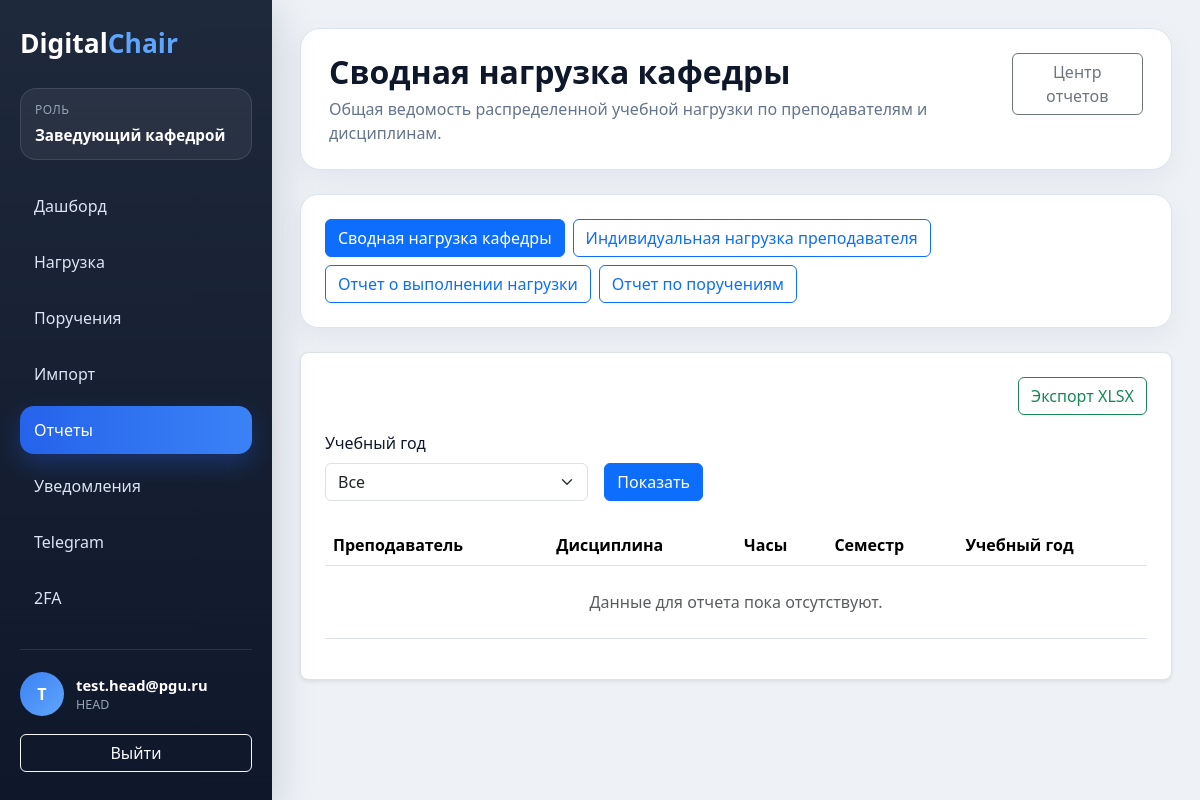
/reports/workload-summary/ (signed in), run on an earlier commit of the app's database.
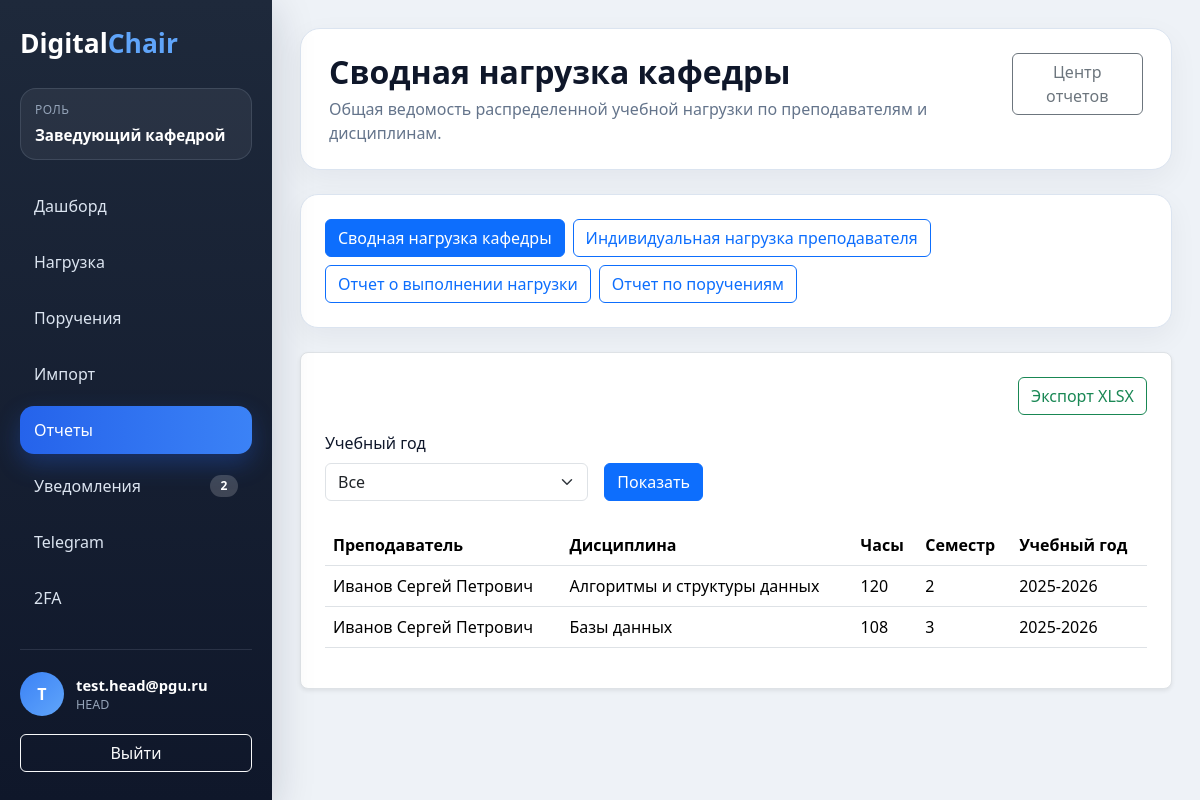
And on a later commit of the database.
### apps/workload/models.py (models this page shows, shortened)
class WorkloadAssignment(models.Model):
    plan = models.ForeignKey(
        WorkloadPlan,
        on_delete=models.CASCADE,
        related_name='assignments',
        blank=True,
        null=True
    )
    teacher = models.ForeignKey(
        Teacher,
        on_delete=models.CASCADE,
        related_name='workloads'
    )
    subject = models.ForeignKey(
        Subject,
        on_delete=models.CASCADE,
        related_name='workloads'
    )
    academic_year = models.CharField(
        max_length=20,
        default='2025-2026'
    )
    semester = models.PositiveIntegerField()
    assigned_hours = models.PositiveIntegerField()
    notes = models.TextField(
        blank=True,
        null=True
    )
    created_at = models.DateTimeField(
        auto_now_add=True
    )

### apps/core/models.py (models this page shows, shortened)
class Teacher(models.Model):
    POSITION_CHOICES = [
        ('assistant', 'Ассистент'),
        ('senior_teacher', 'Старший преподаватель'),
        ('docent', 'Доцент'),
        ('professor', 'Профессор'),
    ]
    user = models.OneToOneField(
        settings.AUTH_USER_MODEL,
        on_delete=models.CASCADE,
        related_name='teacher_profile'
    )
    full_name = models.CharField(
        max_length=255
    )
    position = models.CharField(
        max_length=50,
        choices=POSITION_CHOICES
    )
    academic_degree = models.CharField(
        max_length=255,
        blank=True,
        null=True
    )
    rate = models.DecimalField(
        max_digits=3,
        decimal_places=1,
        default=1.0
    )
    max_hours = models.PositiveIntegerField(
        default=900
    )

class Subject(models.Model):
    CONTROL_CHOICES = [
        ('exam', 'Экзамен'),
        ('test', 'Зачет'),
        ('coursework', 'Курсовая работа'),
    ]
    name = models.CharField(
        max_length=255
    )
    hours = models.PositiveIntegerField()
    semester = models.PositiveIntegerField()
    control_type = models.CharField(
        max_length=50,
        choices=CONTROL_CHOICES
    )

### apps/reports/views.py (the view)
@login_required(login_url='/login/')
@workload_reports_required
@never_cache
def workload_summary_report_view(request):
    return render_report_page(
        request,
        'reports/workload_summary.html',
        get_workload_summary_context(request),
        active_report='workload-summary'
    )

### apps/reports/views.py (called while the page is built)
def role_required(*roles):
    return user_passes_test(
        lambda user: user.is_authenticated and user.role in roles,
        login_url='/login/'
    )

def get_dashboard_url(user):
    if user.role == User.Roles.ADMIN:
        return '/admin-dashboard/'
    if user.role == User.Roles.HEAD:
        return '/head-dashboard/'
    if user.role == User.Roles.STUDY_MASTER:
        return '/study-dashboard/'
    return '/teacher-dashboard/'

def get_report_links(user):
    report_links = []
    for report_key in (
        'workload-summary',
        'teacher-workload',
        'workload-execution',
        'tasks',
        'contingent',
    ):
        report = REPORT_DEFINITIONS[report_key]
        if user.role in report['roles']:
            report_links.append({
                'key': report_key,
                'title': report['title'],
                'description': report['description'],
                'url': report['url']
            })
    return report_links

### templates/reports/workload_summary.html (shortened to what this page needs)
{% extends 'reports/base.html' %}
{% block report_content %}
    <div class="bg-white border rounded-3 p-4 shadow-sm">
        <div class="d-flex justify-content-end mb-3">
            <a href="/reports/workload-summary/export/xlsx/{% if current_query_string %}?{{ current_query_string }}{% endif %}"
               class="btn btn-outline-success">
                Экспорт XLSX
            </a>
        </div>
        <form method="get"
              class="row g-3 align-items-end mb-4">
            <div class="col-md-4">
                <label for="academic_year"
                       class="form-label">
                    Учебный год
                </label>
                <select name="academic_year"
                        id="academic_year"
                        class="form-select">
                    <option value="">Все</option>
                </select>
            </div>
            <div class="col-md-auto">
                <button type="submit"
                        class="btn btn-primary">
                    Показать
                </button>
            </div>
        </form>
        <div class="table-responsive">
            <table class="table align-middle">
                <thead>
                <tr>
                    <th>Преподаватель</th>
                    <th>Дисциплина</th>
                    <th>Часы</th>
                    <th>Семестр</th>
                    <th>Учебный год</th>
                </tr>
                </thead>
                <tbody>
                {% for assignment in assignments %}
                    <tr>
                        <td>{{ assignment.teacher.full_name }}</td>
                        <td>{{ assignment.subject.name }}</td>
                        <td>{{ assignment.assigned_hours }}</td>
                        <td>{{ assignment.semester }}</td>
                        <td>{{ assignment.academic_year }}</td>
                    </tr>
                {% empty %}
                    <tr>
                        <td colspan="5"
                            class="text-center text-muted py-4">
                            Данные для отчета пока отсутствуют.
                        </td>
                    </tr>
                {% endfor %}
                </tbody>
            </table>
        </div>
    </div>
{% endblock %}

### templates/base/base.html (shortened to what this page needs)
<!DOCTYPE html>
<html lang="ru">
<head>
    <link href="https://cdn.jsdelivr.net/npm/bootstrap@5.3.3/dist/css/bootstrap.min.css"
          rel="stylesheet">
</head>
<body>
{% if request.user.is_authenticated %}
    <div class="app-shell">
        <aside class="app-sidebar">
            <h1 class="app-logo">Digital<span>Chair</span></h1>
            <div class="app-role">
                <span class="app-role-label">Роль</span>
                <span class="app-role-value">{{ ui_role_label }}</span>
            </div>
            <nav class="app-nav">
                {% for item in ui_navigation_items %}
                    <a href="{{ item.url }}"
                       class="app-nav-link{% if item.is_active %} active{% endif %}">
                        <span>{{ item.label }}</span>
                        {% if item.badge %}
                            <span class="app-nav-badge">{{ item.badge }}</span>
                        {% endif %}
                    </a>
                {% endfor %}
            </nav>
            <div class="app-sidebar-footer">
                <div class="app-user">
                    <div class="app-user-avatar">
                        {{ request.user.email|first|upper }}
                    </div>
                    <div>
                        <div class="app-user-email">{{ request.user.email }}</div>
                        <div class="app-user-role">{{ request.user.role }}</div>
                    </div>
                </div>
                <a href="/logout/" class="btn btn-outline-light w-100">Выйти</a>
            </div>
        </aside>
        <main class="app-main">
            <header class="app-page-header">
                <div>
                    <h1 class="app-page-title">{% block page_title %}DigitalChair{% endblock %}</h1>
                    {% block page_subtitle %}{% endblock %}
                </div>
                <div class="app-toolbar">
                    {% block page_actions %}{% endblock %}
                </div>
            </header>
            {% block content %}{% endblock %}
        </main>
    </div>
{% else %}
    {% block anonymous_content %}{% endblock %}
{% endif %}
</body>
</html>

What changed in the data, as far as the page shows it:
added WorkloadAssignment: teacher.full_name "Иванов Сергей Петрович", subject.name "Алгоритмы и структуры данных", assigned_hours "120", semester "2", academic_year "2025-2026"
added WorkloadAssignment: teacher.full_name "Иванов Сергей Петрович", subject.name "Базы данных", assigned_hours "108", semester "3", academic_year "2025-2026"
Also different on the page:
new list line: "Уведомления 2"
list line gone: "Уведомления"
text no longer shown: "Данные для отчета пока отсутствуют."
